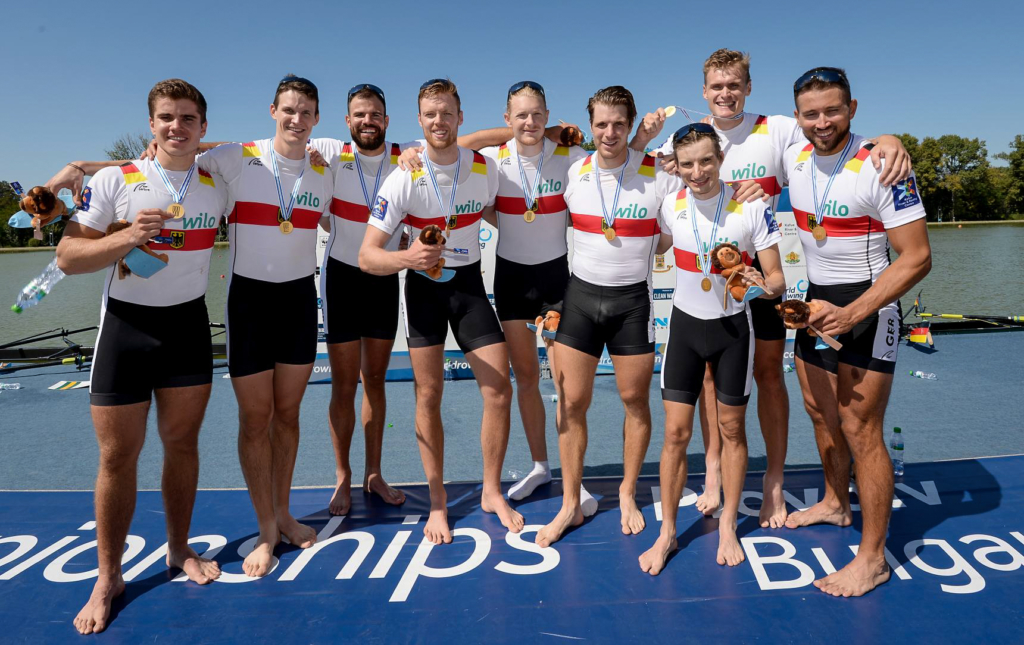
#> input picture rowing.jpg, 1024 x 645 px
$ python draw.py
#> lines starting #> are read from the running program, lines starting #| are printed output that depends on the picture; after the words box and inside, x2 and y2 are one past the last pixel; in counts of white or black regions, pixels touching at a corner belong together
import cv2
import matplotlib.pyplot as plt
import numpy as np
import random

image = cv2.imread('rowing.jpg')
#> image is the input picture: shape (645, 1024, 3); mean B, G, R 123.2, 107, 100.7

#convert to grey
image_grey = cv2.cvtColor(image, cv2.COLOR_BGR2GRAY)
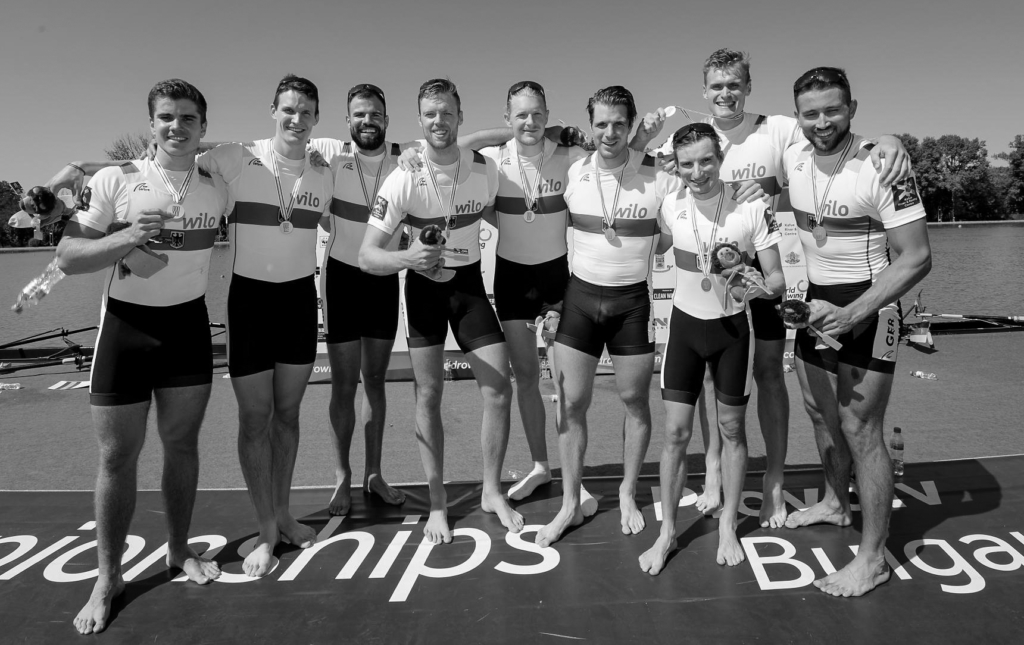
#> image_grey: shape (645, 1024); min 0, max 255, mean 106.9


#Training file
face_cascade = cv2.CascadeClassifier(cv2.data.haarcascades + 'haarcascade_frontalface_default.xml')
face_detect = face_cascade.detectMultiScale(image_grey, scaleFactor = 1.2, minNeighbors = 5);
#> face_detect = [[701, 66, 50, 50], [346, 97, 44, 44], [414, 95, 51, 51], [506, 96, 48, 48], [272, 93, 51, 51], [147, 96, 57, 57], [584, 105, 54, 54], [670, 141, 57, 57], [794, 91, 58, 58]]

print ('Faces found: ', len(face_detect))
#| Faces found:  9

for (x, y, w, h) in face_detect:
    cv2.rectangle(image, (x, y), (x+w, y+h), (random.randint(0, 255), random.randint(0, 255), random.randint(0, 255)), 2)
#> this loop made 9 passes
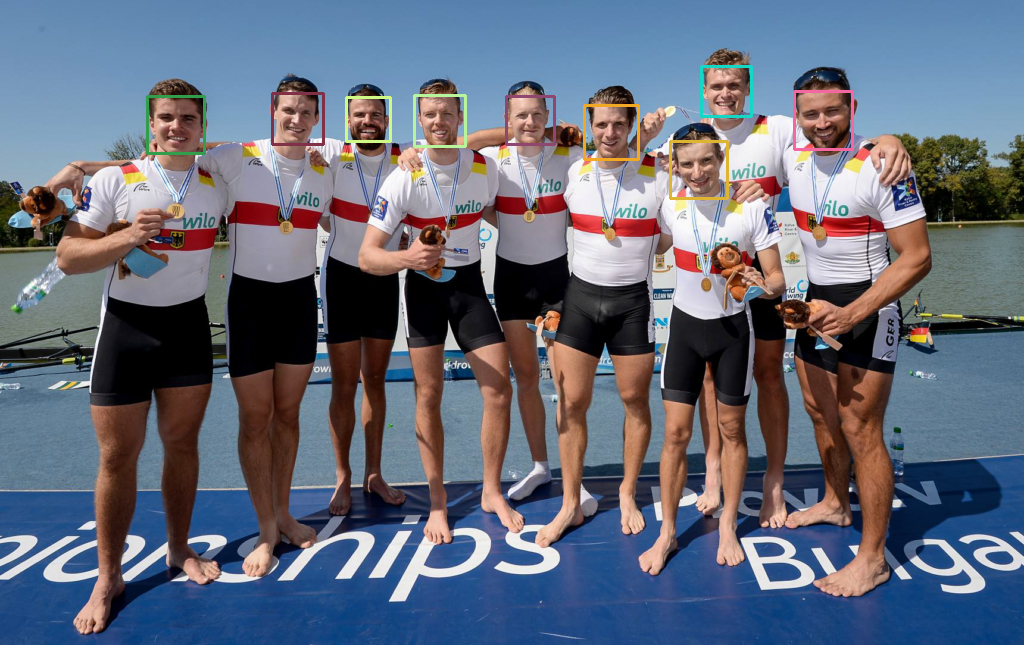
#> image: shape (645, 1024, 3); 0.85% of pixels changed, all inside (x1, y1, x2, y2) = (146, 65, 854, 200)

retangle = np.ones((720, 1280))


cv2.imshow('rowing', image)


cv2.waitKey(100000)
cv2.destroyAllWindows()
